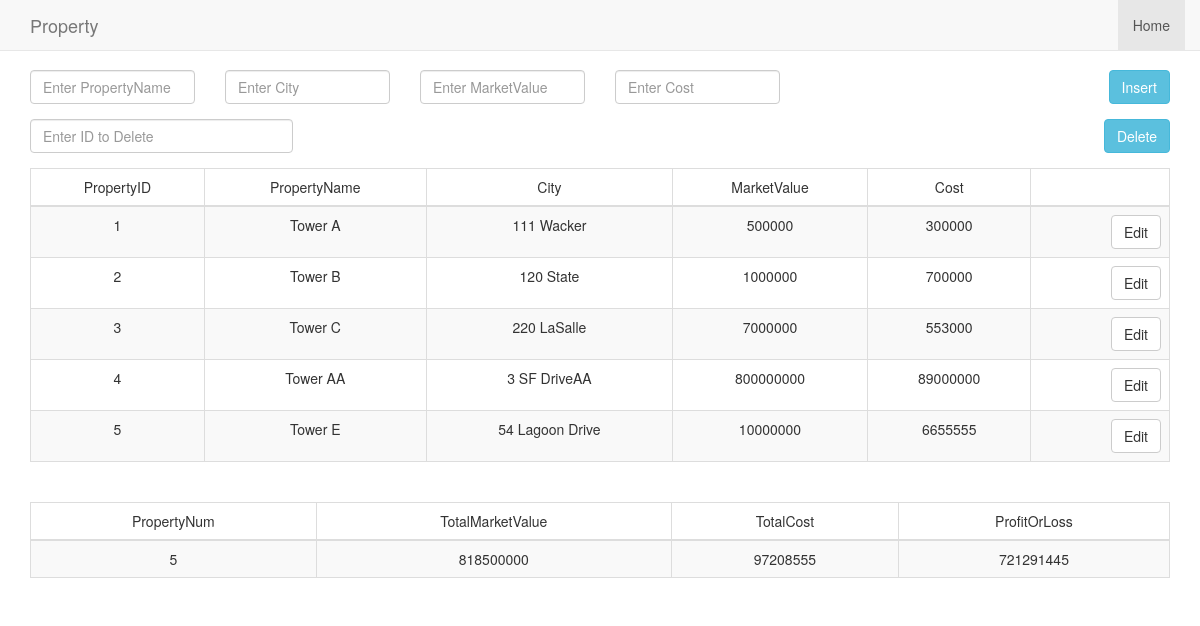
Before: /task2 with the older database file.
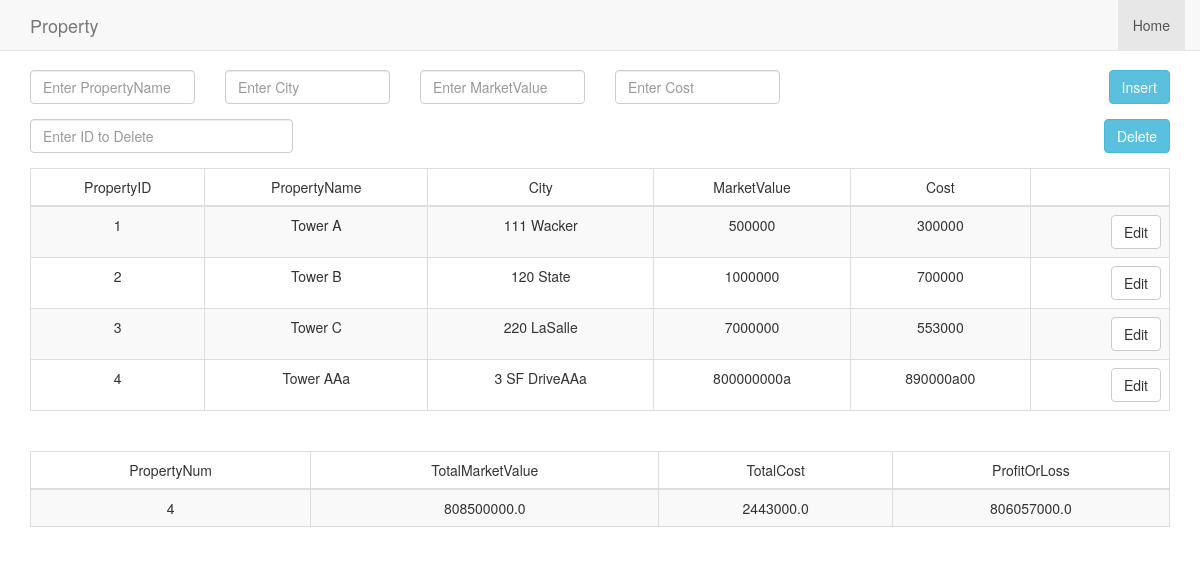
After: the same page with the newer database file.
### tables this page shows
CREATE TABLE `Property` (
	`PropertyID`	INTEGER NOT NULL PRIMARY KEY AUTOINCREMENT,
	`PropertyName`	TEXT,
	`City`	TEXT,
	`MarketValue`	NUMERIC,
	`Cost`	NUMERIC
);

### run.py (the view)
@app.route('/task2')
def task2():
	try:
	   con = sql.connect("Database.db")
	   con.row_factory = sql.Row
	   cur1 = con.cursor()
	   cur1.execute("select * from Property")
	   Query1 = cur1.fetchall();
	   cur2 = con.cursor()
	   cur2.execute("select Count(*)as PropertyNum, SUM(MarketValue)as TotalMarketValue, SUM(Cost) as TotalCost, (SUM(MarketValue) - SUM(Cost)) as ProfitOrLoss from Property")
	   Query2 = cur2.fetchall()
	except Error as e:
		print(e)
	finally:
		return render_template("tabular.html", Query1 = Query1, Query2 = Query2)

### templates/tabular.html (shortened to what this page needs)
<!doctype html>
<html>
<head>
   <link href="http://maxcdn.bootstrapcdn.com/bootstrap/3.3.5/css/bootstrap.min.css" rel="stylesheet"/>
   <body>
      <nav id="siteNav" class="navbar navbar-default navbar-fixed-top" role="navigation">
        <div class="container">
            <div class="navbar-header">
                <a class="navbar-brand" href="#">
                    Property
                </a>
            </div>
            <div class="collapse navbar-collapse" id="navbar">
                <ul class="nav navbar-nav navbar-right">
                    <li class = "active">
                        <a href="#">Home</a>
                    </li>
                </ul>
            </div>
        </div>
    </nav>
        <div class="container">
            <form method="post" novalidate="novalidate">
                    <div class="row">
                        <div class="col-sm-2">
                        <div class="form-group">
                            <input type="text" class="form-control" name="name" id="name" placeholder="Enter PropertyName" required>
                        </div>
                        </div>
                        <div class="col-sm-2">
                        <div class="form-group">
                            <input type="text" class="form-control" name="city" id="city" placeholder="Enter City" required>
                        </div>
                        </div>
                        <div class="col-sm-2">
                            <div class="form-group">
                                <input type="text" class="form-control" name="value" id="value" placeholder="Enter MarketValue" required>
                            </div>
                        </div>
                        <div class="col-sm-2">
                            <div class="form-group">
                                <input type="text" class="form-control" name="cost" id="cost" placeholder="Enter Cost" required>
                            </div>
                        </div>
                        <div class="col-sm-4">
                           <div class="form-group">
                               <button type="submit" name="insert" id="insert" value="Insert" class="btn btn-info pull-right" required="required">Insert</button>
                           </div>
                        </div>
                    </div>
            </form>
        </div>
      <div class="container">
         <form method="post" novalidate="novalidate">
                  <div class="row">
                     <div class="col-sm-3">
                        <div class="form-group">
                            <input type="text" class="form-control" name="PropertyID" id="PropertyID" placeholder="Enter ID to Delete" required>
                        </div>
                     </div>
                        <div class="col-sm-9">
                           <div class="form-group">
                               <button type="submit" name="delete" id="delete" value="Delete" class="btn btn-info pull-right" required="required">Delete</button>
                           </div>
                        </div>
                    </div>
                  </div>
      <div class="container">
         <div class="container-fluid">
            <div class="row">
              <div class="col-6 align-self-center">
                  <table class = "table table-bordered table-striped text-center" border = 1>
                     <thead>
                        <td>PropertyID</td>
                        <td>PropertyName</td>
                        <td>City</td>
                        <td>MarketValue</td>
                        <td>Cost</td>
                        <td></td>
                     </thead>
                     {% for row in Query1 %}
                        <tr>
                           <td>{{row["PropertyID"]}}</td>
                           <td>{{row["PropertyName"]}}</td>
                           <td> {{row["City"]}}</td>
                           <td>{{row['MarketValue']}}</td>
                           <td>{{row['Cost']}}</td>
                           <td><a href="task3_edit/{{row["PropertyID"]}}" class="btn btn-default pull-right">Edit</a></td>
                        </tr>
                     {% endfor %}
                  </table>
                  <br>
                  <table class = "table table-bordered table-striped text-center" border = 1>
                     <thead>
                        <td>PropertyNum</td>
                        <td>TotalMarketValue</td>
                        <td>TotalCost</td>
                        <td>ProfitOrLoss</td>
                     </thead>
                     {% for row in Query2 %}
                        <tr>
                           <td>{{row["PropertyNum"]}}</td>
                           <td>{{row["TotalMarketValue"]}}</td>
                           <td> {{ row["TotalCost"]}}</td>
                           <td>{{row['ProfitOrLoss']}}</td>
                        </tr>
                     {% endfor %}
                  </table>
               </div>
            </div>
         </div>
      </div>
   </body>
</html>

Changed rows visible on the page:
removed Property: PropertyID "5", PropertyName "Tower E", City "54 Lagoon Drive", MarketValue "10000000", Cost "6655555"
changed Property id 4: PropertyName "Tower AA" → "Tower AAa"; City "3 SF DriveAA" → "3 SF DriveAAa"; MarketValue "800000000" → "800000000a"; Cost "89000000" → "890000a00"
Other visible differences:
new list line: "4 808500000.0 2443000.0 806057000.0"
list line gone: "5 818500000 97208555 721291445"
